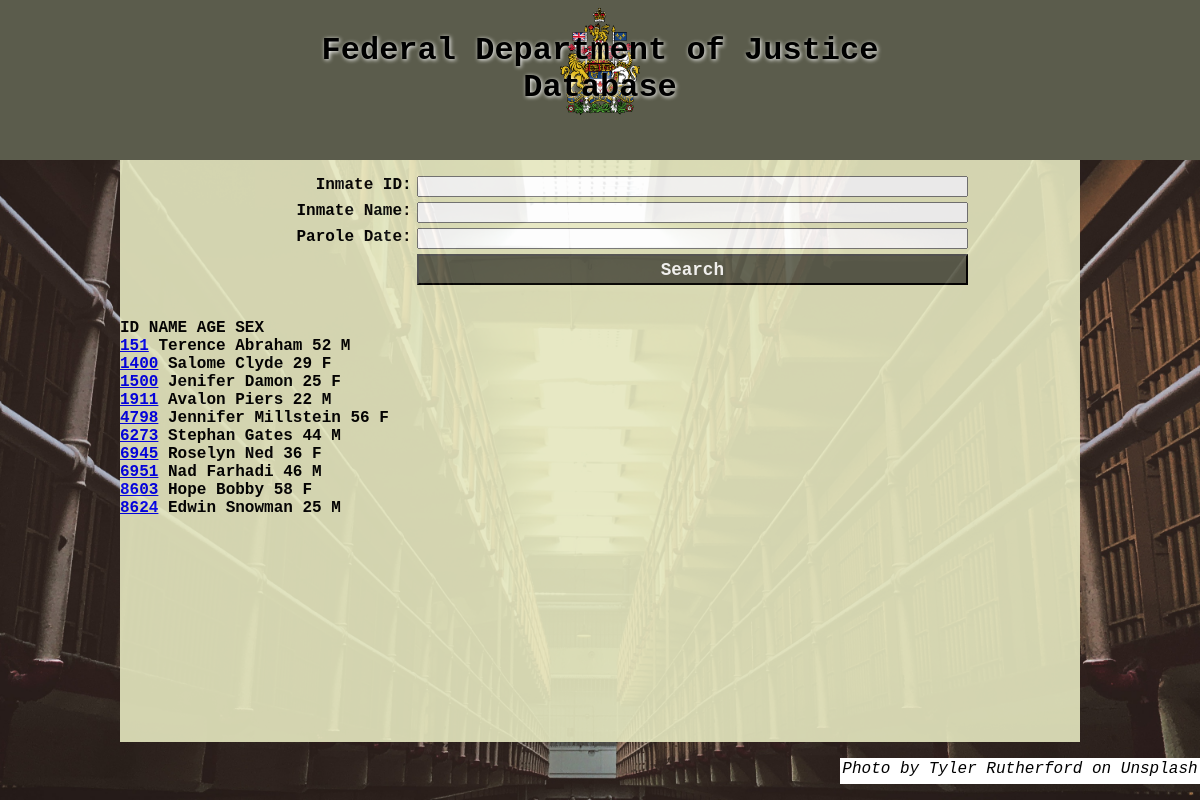
/Guard/guard.php, run on an earlier commit of the app's database.
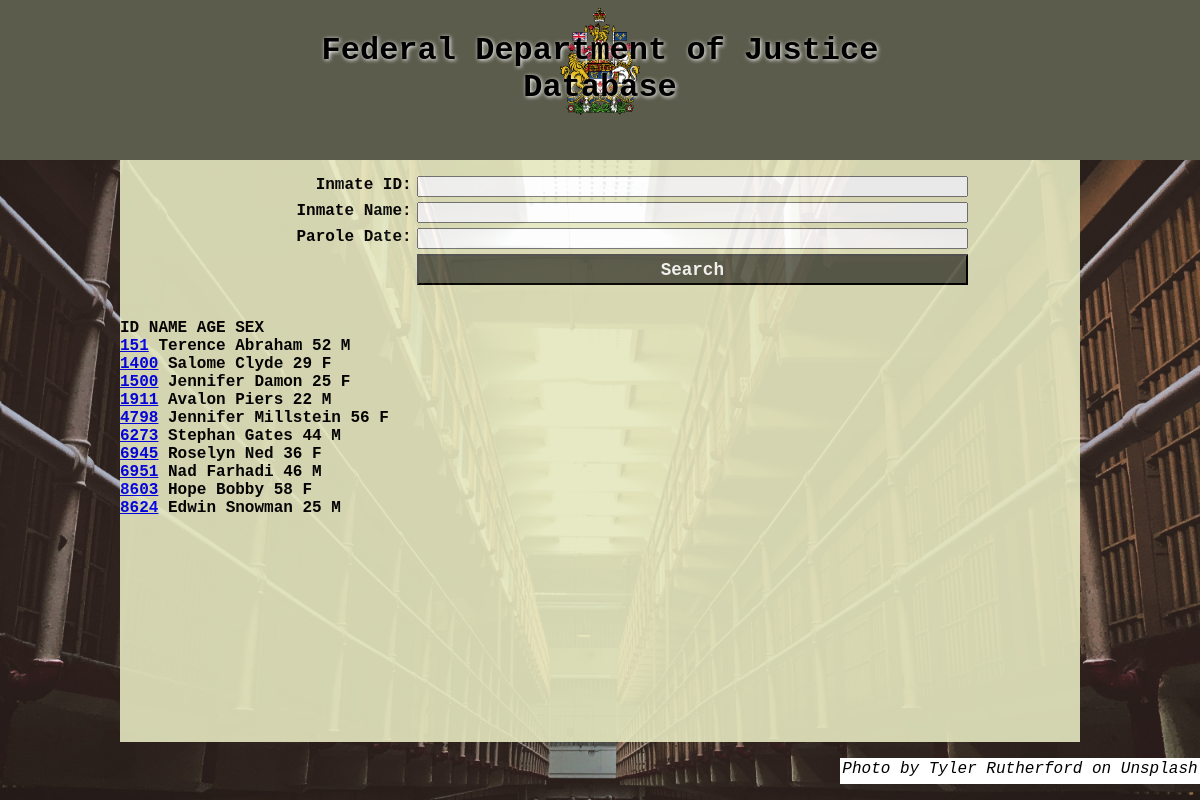
And on a later commit of the database.
### tables this page shows
CREATE TABLE Inmate(
	Inmate_ID INTEGER,
	Employee_ID INTEGER NOT NULL,
    Cell_Id INTEGER NOT NULL,
	Name CHAR(20),
	Security_Level CHAR(50),
	Age INTEGER,
	Sex CHAR(1),
	Crime CHAR(50),
	Parole_Date DATE,
	PRIMARY KEY (Inmate_ID),
	FOREIGN KEY (Employee_ID) references Guards(Employee_ID)
            ON UPDATE CASCADE,
    FOREIGN KEY (cell_ID) references Cell(Cell_ID)
            ON UPDATE CASCADE
);

### Guard/guardSQL.php (the view, shortened to what this page needs)
<?php
$conn = connectToDatabase();
$query = "SELECT Inmate_ID, Name, Age, Sex FROM inmate";
$result = $conn->query($query);
if($result->num_rows > 0){
	echo "<br> ID". "\t NAME". "\t AGE". "\t SEX <br>";
	while($row = $result->fetch_assoc()){
		$link = $row["Inmate_ID"];
		echo "<a href=http://localhost/2221_Proj-master/templates/inmateProfile.php>$link</a>";
		echo "\t". $row["Name"]. "\t". $row["Age"]. "\t". $row["Sex"]. "<br>";
	}
}
else{
	echo "0 results!";
}
?>

### Guard/guard.php (shortened to what this page needs)
<!DOCTYPE html>
<html lang="en">
<head>
    <link rel="stylesheet" href="./../style.css">
</head>
<body>
    <?php include('./../templates/header.php'); ?>
    <main>
        <div class="filters">
            <label for="inmateID">Inmate ID:</label>
            <input id="iid" type="text" name="inmateID">
            <label for="inmateName">Inmate Name:</label>
            <input id="iname" type="text" name="inmateName">
            <label for="paroleDate">Parole Date:</label>
            <input id="paroleDate" type="text" name="paroleDate">
            <input id="searchButton" type="button" value="Search">
        </div>
        <div class="results">
            <?php require './guardSQL.php' ?>
        </div>
    </main>
    <?php include('./../templates/footer.php'); ?>
</body>
</html>

### templates/header.php (shortened to what this page needs)
<header>
    <img src='./Img/coatofarms.png' alt='' class='coatOfArms'>
    <h1>Federal Department of Justice</h1>
    <h1>Database</h1>
</header>

### templates/footer.php
<footer>
    <p>Photo by Tyler Rutherford on Unsplash</p>
</footer>

### style.css (style rules this page uses)
body { background-image: url("./Img/tyler-rutherford-1142553-unsplash.jpg"); background-size: cover; background-repeat: no-repeat; background-position: center; display: grid; grid-template-rows: 0.15fr 1fr 0.1fr; height: 100vh; margin: 0; font-family: 'Courier New', Courier, monospace; font-weight: bold; }
main { justify-self: center; opacity: 0.9; background-color: #E6E8C0; width: 80%; }
button, input[type="button"], input[type="submit"] { font-family: 'Courier New', Courier, monospace; font-weight: bold; }
header { text-align: center; background-color: #5B5C4C; max-height: 10em; }
header > h1 { transform: translateY(-3em); text-shadow: 1px 1px 4px white; margin: 0; }
.coatOfArms { width: 5em; padding: 0.5em; z-index: -1; }
footer { display: flex; justify-content: flex-end; }
footer > p { font-weight: normal; background: white; font-style: italic; padding: 0.15em; }
.cells, .delivery, .visitor, .inmate, .filters { display: grid; grid-template-columns: 1fr 2fr; grid-gap: 5px; padding: 1em 1em; margin-right: 6em; }
input[type="button"], button { grid-column: 2 / -1; font-size: 1.1em; padding: 0.2em; background-color: #5B5C4C; color: white; }
label { justify-self: right; }

What changed in the data, as far as the page shows it:
changed inmate id 1500: Name "Jenifer Damon" → "Jennifer Damon"
